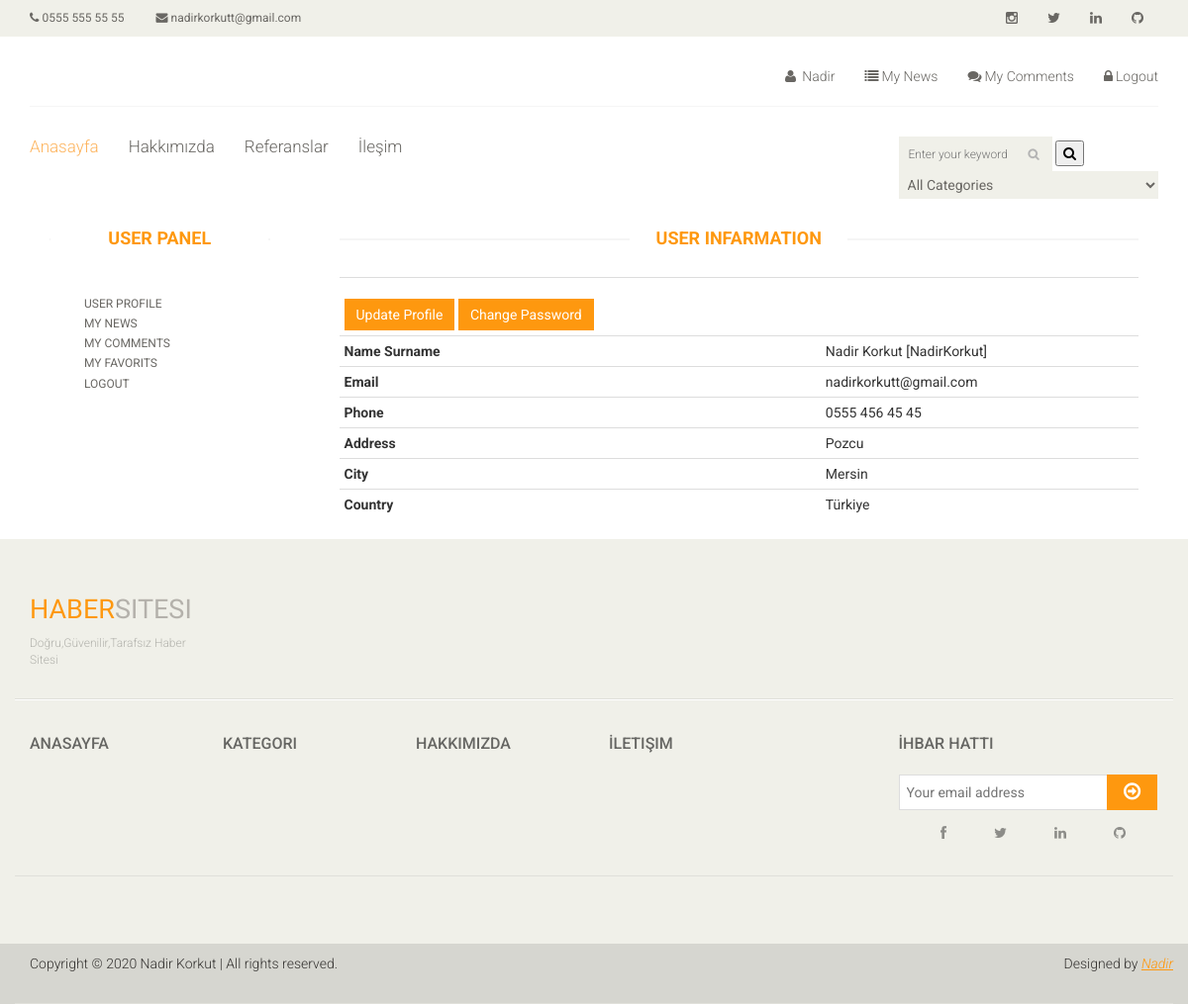
/user/ (signed in), run on the app's committed database.
### user/models.py (models this page shows, shortened)
class UserProfile(models.Model):
    user = models.OneToOneField(User, on_delete=models.CASCADE)
    phone = models.CharField(blank=True, max_length=20)
    address = models.CharField(blank=True, max_length=150)
    city = models.CharField(blank=True, max_length=20)
    country = models.CharField(blank=True, max_length=20)
    image = models.ImageField(blank=True, upload_to='images/users/')
    def user_name(self):
        return self.user.first_name + ' ' +self.user.last_name +' [' +self.user.username + '] '
    def image_tag(self):
        return mark_safe('<img src="{}" height="50"/>'.format(self.image.url))
    image_tag.short_description = 'Image'

### user/views.py (the view)
# urls.py: path('', views.index, name='index'),
def index(request):
    category = Category.objects.all()
    current_user = request.user #Access user session information
    profile = UserProfile.objects.get(user_id=current_user.id)
    context ={'category' : category,
              'profile' : profile,
              }
    return render(request, 'user_profile.html',context)

### user/templates/user_profile.html (shortened to what this page needs)
{% extends "homebase.html" %}
{% block content %}
    <div id="contact-page" class="container">
        <div class="bg">
            <div class="row">
                <div class="col-sm-3">
                    <div class="contact-form">
                        {% include "user_panel.html" %}
                    </div>
                </div>
                <div class="col-sm-9">
                    <div class="contact-info">
                        <h2 class="title text-center">User Infarmation</h2>
                        <table class="table table-condensed">
                            <tr class="cart_menu">
                            <tr>
                                <th class="text-left" >
                                    <a href="/user/update" class="btn btn-primary">Update Profile</a>
                                    <a href="/user/password" class="btn btn-primary">Change Password</a>
                                </th>
                                <td class="text-left" ><img src="{{profile.image.url}}" style="height: 250px" alt=""></td>
                            </tr>
                            <tr>
                                <th class="text-left">Name Surname</th>
                                <td class="text-left">{{profile.user_name}}</td>
                            </tr>
                            <tr>
                                <th class="text-left">Email</th>
                                <td class="text-left">{{profile.user.email}}</td>
                            </tr>
                            <tr>
                                <th class="text-left">Phone</th>
                                <td class="text-left">{{profile.phone}}</td>
                            </tr>
                            <tr>
                                <th class="text-left">Address</th>
                                <td class="text-left">{{profile.address}}</td>
                            </tr>
                            <tr>
                                <th class="text-left">City</th>
                                <td class="text-left">{{profile.city}}</td>
                            </tr>
                            <tr>
                                <th class="text-left">Country</th>
                                <td class="text-left">{{profile.country}}</td>
                            </tr>
                            </tr>
                        </table>
                    </div>
                </div>
            </div>
        </div>
    </div>
{% endblock %}

### home/templates/header.html (shortened to what this page needs)
{% load static %}
<header id="header">
    <div class="header_top">
        <div class="container">
            <div class="row">
                <div class="col-sm-6">
                    <div class="contactinfo">
                        <ul class="nav nav-pills">
                            <li><a href="#"><i class="fa fa-phone"></i> 0555 555 55 55</a></li>
                            <li><a href="#"><i class="fa fa-envelope"></i> nadirkorkutt@gmail.com</a></li>
                        </ul>
                    </div>
                </div>
                <div class="col-sm-6">
                    <div class="social-icons pull-right">
                        <ul class="nav navbar-nav">
                            <li><a href="https://www.instagram.com/nadirkorkut/?hl=tr"><i class="fa fa-instagram"></i></a></li>
                            <li><a href="#"><i class="fa fa-twitter"></i></a></li>
                            <li><a href="https://www.linkedin.com/in/nadir-korkut-a5320b182/"><i class="fa fa-linkedin"></i></a></li>
                            <li><a href="https://github.com/nadirkorkut"><i class="fa fa-github"></i></a></li>
                        </ul>
                    </div>
                </div>
            </div>
        </div>
    </div>
{% load static %}
    <div class="header-middle">
        <div class="container">
            <div class="row">
                <div class="col-sm-4">
                </div>
                <div class="col-sm-8">
                    {% if user.id is not None %}
                        <div class="shop-menu pull-right">
                        <ul class="nav navbar-nav">
                        <li><a href="/user"><i class="fa fa-user"></i> {{user.first_name}} </a></li>
                        <ul class="nav navbar-nav">
                            <li><a href="/user/contents"><i class="fa fa-list"></i>My News</a></li>
                            <li><a href="/user/comments"><i class="fa fa-comments"></i>My Comments</a></li>
                            <li><a href="/logout/"><i class="fa fa-lock"></i>Logout</a></li>
                        </ul>
                    {% else %}
                        <li class="pull-right"><a href="/login/" class="text" style="color: #FE980F">LOGIN / </a> <a href="/signup/" class="text" style="color: #FE980F">SIGN UP</a></li>
                    {% endif %}
                    </ul>
                    </div>
                </div>
            </div>
        </div>
    </div>
    <div class="header-bottom">
        <div class="container">
            <div class="row">
                <div class="col-sm-9">
                    <div class="mainmenu pull-left">
                        <ul class="nav navbar-nav collapse navbar-collapse">
								<li><a href="/" class="active">Anasayfa</a></li>
								<li><a href="/hakkimizda/">Hakkımızda</a></li>
								<li><a href="/referanslar/">Referanslar</a></li>
								<li><a href="/iletisim/">İleşim</a></li>
							</ul>
                    </div>
                </div>
                <div class="col-sm-3">
                    <div class="search_box pull-right">
                        <form action="/search/" method="post">
                            <input id="query" name="query" class="input search-input" type="text" placeholder="Enter your keyword"/>
                            <button class="search-btn"><i class="fa fa-search"></i> </button>
                            {% load mptt_tags %}
                            <select name="catid" class="input search-categories">
                                <option value="0">All Categories</option>
                            </select>
                        </form>
                    </div>
                </div>
            </div>
        </div>
    </div>
</header>

### home/static/css/main.css (style rules this page uses)
body { font-family: 'Roboto', sans-serif; background:; position: relative; font-weight:400px; }
ul li { list-style: none; }
a { -webkit-transition: 300ms; -moz-transition: 300ms; -o-transition: 300ms; transition: 300ms; }
h1, h2, h3, h4, h5, h6 { font-family: 'Roboto', sans-serif; }
.header_top { background: none repeat scroll 0 0 #F0F0E9; }
.contactinfo ul li:first-child { margin-left: -15px; }
.contactinfo ul li a { font-size: 12px; color: #696763; font-family: 'Roboto', sans-serif; }
.social-icons ul li a { border: 0 none; border-radius: 0; color: #696763; padding:0px; }
.social-icons ul li { display:inline-block; }
.social-icons ul li a i { padding: 11px 15px; transition: all 0.9s ease 0s; -moz-transition: all 0.9s ease 0s; -webkit-transition: all 0.9s ease 0s; -o-transition: all 0.9s ease 0s; }
.header-middle .container .row { border-bottom: 1px solid #f5f5f5; margin-left: 0; margin-right: 0; padding-bottom: 20px; padding-top: 20px; }
.header-middle .container .row .col-sm-4 { padding-left: 0; }
.header-middle .container .row .col-sm-8 { padding-right:0; }
.shop-menu ul li { display:inline-block; padding-left: 15px; padding-right: 15px; }
.shop-menu ul li:last-child { padding-right: 0; }
.shop-menu ul li a { background: #FFFFFF; color: #696763; font-family: 'Roboto', sans-serif; font-size: 14px; font-weight: 300; padding:0; padding-right: 0; margin-top: 10px; }
.shop-menu ul li a i { margin-right:3px; }
.header-bottom { padding-bottom: 30px; padding-top: 30px; }
.navbar-collapse.collapse { padding-left: 0; }
.mainmenu ul li { padding-right: 15px; padding-left: 15px; }
.mainmenu ul li:first-child { padding-left: 0px; }
.mainmenu ul li a { color: #696763; font-family: 'Roboto', sans-serif; font-size: 17px; font-weight: 300; padding: 0; padding-bottom: 10px; }
.mainmenu ul li a:hover, .mainmenu ul li a.active, .shop-menu ul li a.active { background:none; color:#fdb45e; }
.search_box input { background: #F0F0E9; border: medium none; color: #B2B2B2; font-family: 'roboto'; font-size: 12px; font-weight: 300; height: 35px; outline: medium none; padding-left: 10px; width: 155px; background-image: url(../images/home/searchicon.png); background-repeat: no-repeat; background-position: 130px; }
.left-sidebar h2:after, h2.title:after { content: " "; position: absolute; border: 1px solid #f5f5f5; bottom:8px; left: 0; width: 100%; height: 0; z-index: -2; }
h2.title:before { content: " "; position: absolute; background: #fff; bottom: -6px; width: 220px; height: 30px; z-index: -1; left: 50%; margin-left: -110px; }
h2.title { color: #FE980F; font-family: 'Roboto', sans-serif; font-size: 18px; font-weight: 700; margin: 0 15px; text-transform: uppercase; margin-bottom: 30px; position: relative; }
.bg h2.title { margin-right:0; margin-left:0; margin-top: 0; }
.user_info input, select, textarea { background: #F0F0E9; border:0; color: #696763; padding: 5px; width: 100%; border-radius: 0; resize: none }
.btn.btn-primary { background:#FE980F; border: 0 none; border-radius: 0; margin-top: 16px; }
#contact-page .contact-info { padding: 0 20px; }

### data on the page
UserProfile: user_name "Nadir Korkut [NadirKorkut]", user.email "nadirkorkutt@gmail.com", phone "0555 456 45 45", address "Pozcu", city "Mersin", country "Türkiye"

### other printed values
{{ user.first_name }} "Nadir"
